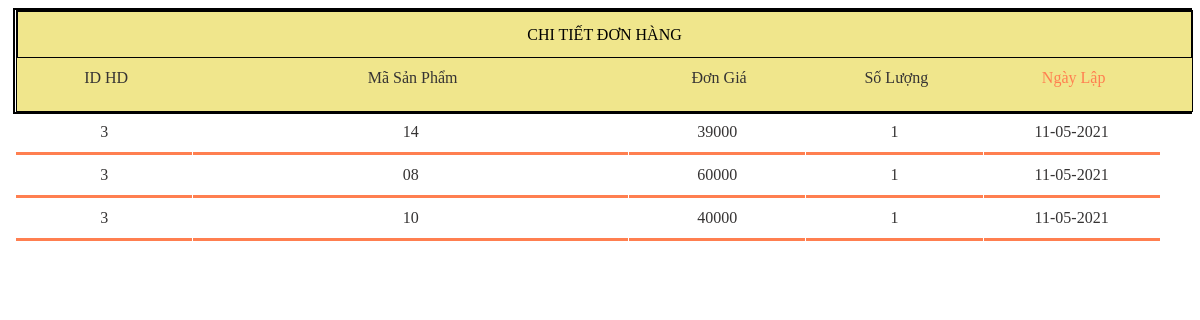
Screenshot of /nhom2/Admin/order/ctorder.php?chitiet=3 with the database file from the repository.
### tables this page shows
CREATE TABLE `cthoadon` (
  `mahd` int(10) NOT NULL,
  `masp` varchar(100) NOT NULL,
  `gia` varchar(100) NOT NULL,
  `soluong` int(10) NOT NULL,
  `ngaydat` varchar(100) NOT NULL
);

### nhom2/Admin/order/ctorder.php (the view, shortened to what this page needs)
<link rel="stylesheet" href="indexcss.css">
<?php
echo "<div style='border: #000 2px solid;margin-left:5px'>
<div class='table1'><div style='height: 45px;text-align:center;line-height:45px;border: #000 1px solid;'>CHI TIẾT ĐƠN HÀNG</div>
<div class='table_dep2'style='height:50px;width:15%'>ID HD</div>
<div class='table_dep1'style='height:50px;width:37%'>Mã Sản Phẩm</div>
<div class='table_dep2'style='height:50px;width:15%'>Đơn Giá</div>
<div class='table_dep2'style='height:50px;width:15%'>Số Lượng</div>
<div class='table_but'style='height:50px;width:15%'>Ngày Lập</div>
</div>";
$mt=$_GET['chitiet'];
$conn=mysqli_connect("localhost","root","","trasua");
$sql="select * from cthoadon where mahd='$mt'";
$result=mysqli_query($conn,$sql);
while ($row = mysqli_fetch_array($result)) {
    echo "<div class='table_dep1'style='height:40px;width:15%;border-bottom-style: solid;border-bottom-color: coral;'>".$row[0]."</div>";
    echo "<div class='table_dep1'style='height:40px;width:37%;border-bottom-style: solid;border-bottom-color: coral;'>".$row[1]."</div>";
     echo "<div class='table_dep2'style='height:40px;width:15%;border-bottom-style: solid;border-bottom-color: coral;'>".$row[2]."</div>";
    echo "<div class='table_dep2'style='height:40px;width:15%;border-bottom-style: solid;border-bottom-color: coral;'>".$row[3]."</div>";
     echo "<div class='table_dep3'style='height:40px;width:15%;border-bottom-style: solid;border-bottom-color: coral;'>".$row[4]."</div>";
}
echo "</div>";
?>

### nhom2/Admin/indexcss.css (style rules this page uses)
.table1 { width: 100%; height: 100px; margin-left: 1px; background-color: khaki; color: #000; border: #000 1px solid; }
.table_dep2 { float: left; color:rgb(53, 51, 51); line-height:40px; margin-left: 1px; text-align: center; }
.table_dep1 { float: left; color:rgb(53, 51, 51); line-height:40px; margin-left: 1px; text-align: center; }
.table_dep3 { float: left; color:rgb(53, 51, 51); text-align: center; line-height:40px; margin-left: 1px; }
.table_but { float: left; color: coral; text-align: center; line-height:40px; margin-left: 1px; text-align: center; }

### rows the page displays
cthoadon: mahd "3", masp "14", gia "39000", soluong "1", ngaydat "11-05-2021"
cthoadon: mahd "3", masp "08", gia "60000", soluong "1", ngaydat "11-05-2021"
cthoadon: mahd "3", masp "10", gia "40000", soluong "1", ngaydat "11-05-2021"
